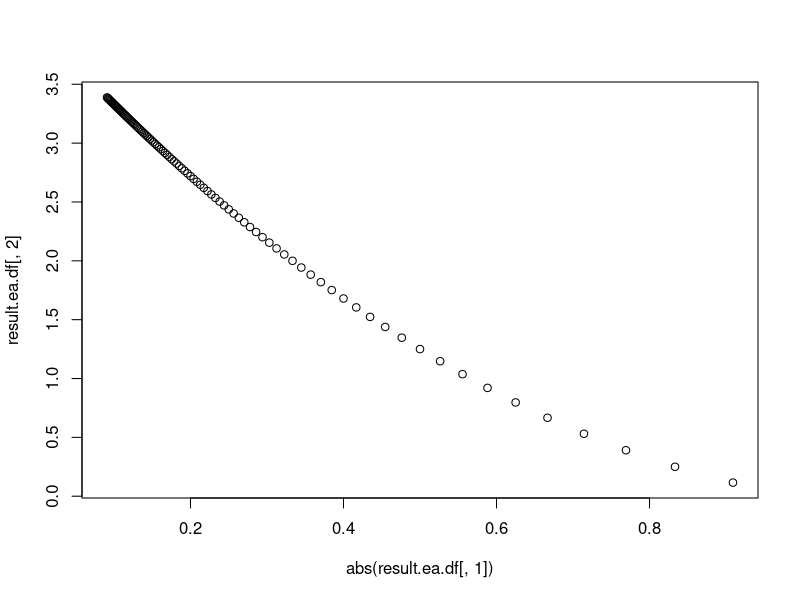

The R script that drew this image:
#! /usr/bin/R
#================================================================================
# combinatorics of mixtures
# Copyright (C) 2017 Jens Kleinjung
#================================================================================

## see the README file for an explanation of the computations

#_______________________________________________________________________________
## monomer concentrations
C = 1;

## enzymatic activities of tetramers
AC = 2; # allostery coefficient
aaaa_ea = 4^AC/4;
aaai_ea = 3^AC/4;
aaii_ea = 2^AC/4;
aiii_ea = 1^AC/4;
iiii_ea = 0^AC/4;
#aaaa_ea = aaai_ea = aaii_ea = aiii_ea = iiii_ea = 1;

rs = seq(0.1, 10, by = 0.1);

result.ea = lapply(rs, function(r) {
	a = C / (1 + 1 / r);
	i = C / (1 + r);

	#print(paste("r", r, "; C", C));
	#print(paste("a", a, "; i", i));

	sum(a + i);

	#_______________________________________________________________________________
	## tetramer concentrations
	aaaa = a^4;
	aaai = 4 * a^3 * i;
	aaii = 6 * a^2 * i^2;
	aiii = 4 * a * i^3;
	iiii = i^4;

	stopifnot(isTRUE(all.equal(sum(aaaa + aaai + aaii + aiii + iiii), 1)));

	#_______________________________________________________________________________
	## total enzymatic activity of tetramer mixture
	total_ea =	aaaa * aaaa_ea +
				aaai * aaai_ea +
				aaii * aaii_ea +
				aiii * aiii_ea +
				iiii * iiii_ea;

	#print(paste("aaaa", aaaa, "; aaai", aaai, "; aaii", aaii, "; aiii", aiii, "; iiii", iiii));
	c(i, total_ea);
});

result.ea.df = do.call(rbind.data.frame, result.ea);
colnames(result.ea.df) = c("i", "total_ea");


#_______________________________________________________________________________
## plot results
plot(abs(result.ea.df[ ,1]), result.ea.df[ ,2]);
